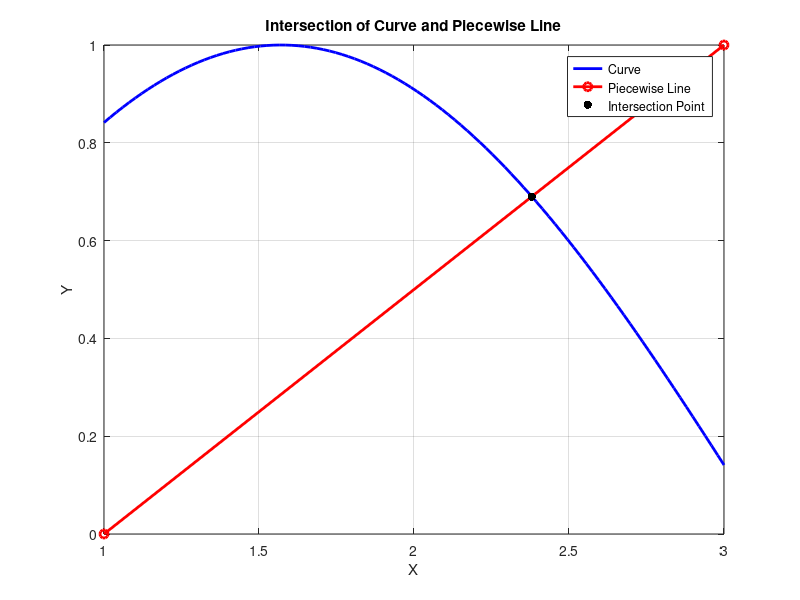

Reproduce this figure in MATLAB.
% % 已知折线段的坐标
% offsetTarget2CurrentLane = [4, 5, 8]; % 折线段在x坐标系上的坐标
% sSequcence = [10, 20, 30]; % 折线段在y坐标系上的坐标
% 
% % 已知三次多项式的系数
% coefficients = [0.001, 0.002, 0.001, 0.002]; % 三次多项式的系数
% 
% % 计算曲线1的坐标
% x = sSequcence;
% y = offsetTarget2CurrentLane;
% % 计算曲线2的坐标
% x2 = sSequcence(1):0.5:sSequcence(end); % 参数化曲线2
% y2 = polyval(coefficients, x2);
% % 计算交点坐标
% points1 = [x', y'];
% points2 = [x2', y2'];
% % 计算交点坐标
% [xi, yi] = polyxpoly(x, y, x2, y2);
% 
% % 绘制图形
% figure;
% plot(x, y, 'b-o', 'LineWidth', 2); % 曲线1
% hold on;
% plot(x2, y2, 'r-', 'LineWidth', 2); % 曲线2
% scatter(xi, yi, 'k', 'filled'); % 交点
% legend('Curve 1', 'Curve 2', 'Intersection');
% xlabel('X');
% ylabel('Y');
% title('Intersection of Two Curves');


% % 输入三次多项式系数
% coefficients = [0.001, 0.002, 0.001, 0.002]; % 三次多项式的系数
% 
% % 输入起点和终点坐标
% s_0 = 0; % 起点坐标
% instrusionIntoTargetLaneS = 5; % 终点坐标
% % 输入初速度和加速度
% v_0 = 10; % 初速度
% accerlMean = 1; % 加速度
% 
% % 计算曲线长度
% syms x;
% curveLength = int(sqrt(1 + diff(poly2sym(coefficients), x)^2), s_0, instrusionIntoTargetLaneS);
% instrusionIntoTargetLaneLength = double(curveLength);
% % 计算行驶时间
% if accerlMean == 0
%     time = instrusionIntoTargetLaneLength / v_0;
% else
%     time = (-v_0 + sqrt(v_0^2 + 2 * accerlMean * instrusionIntoTargetLaneLength)) / accerlMean;
% end
% % 计算各个时刻下的位移
% checkTimeGap = 0.2; % 时间间隔（秒）
% t = 0:checkTimeGap:time;
% xCoords=zeros(1,length(t));
% yCoords=xCoords;
% displacement=zeros(1,length(t));
% for i=1:1:length(t) % 时间数组
% displacement(i) = s_0 + v_0 * t(i) + 0.5 * accerlMean * t(i).^2; % 位移数组
% 
% % 计算xCoords
% syms x;
% f = poly2sym(coefficients, x);
% df = diff(f);
% integrand = sqrt(1 + df^2);
% xCoords(i) = double(vpasolve(int(integrand, s_0, x) == displacement(i), x));
% 
% % 计算yCoords
% yCoords(i)  = polyval(coefficients, xCoords(i));
% end
% 
% % 输出结果
% instrusionIntoTargetLaneLength % 曲线长度
% time % 行驶时间
% xCoords
% yCoords
% % 生成x坐标范围
% x = linspace(s_0, instrusionIntoTargetLaneS, 100);
% 
% % 计算y坐标
% y = polyval(coefficients, x);
% 
% % 绘制曲线
% plot(x, y, 'LineWidth', 2);
% xlabel('X');
% ylabel('Y');
% title('Three-Degree Polynomial Curve');


% % 输入已知量
% s_0 = 0;
% coefficients = [0.00, 0.00, 0.00, 0.002]; % 三次多项式的系数
% % xCoords = [x1, x2, x3, x4]; % x坐标数组
% % yCoords = [y1, y2, y3, y4]; % y坐标数组
% accerlMean = 2; % 匀加速度
% v_0 = 0; % 初速度
% tend = 5; % 行驶时间
% 
% % 从 coefficients 数组中获取多项式系数
% a3 = coefficients(1);
% a2 = coefficients(2);
% a1 = coefficients(3);
% a0 = coefficients(4);
% 
% % 计算多项式的导数
% p1 = [3*a3, 2*a2, a1];  % 一次导数
% p2 = [2*p1(1), p1(2)];  % 二次导数
% 
% % 定义车辆行驶过程中的时间数组
% t = linspace(0, tend, 100);
% 
% % 计算车辆行驶过程中的位置和速度
% x = s_0 + v_0*t + 0.5*accerlMean*t.^2;  % 位置
% v = v_0 + accerlMean*t;  % 速度
% 
% % 计算车辆行驶过程中的曲率半径
% r = abs((1 + (p1(1)*x.^2 + p1(2)*x+p1(3)).^2).^1.5) ./ abs(p2(1)*x + p2(2));
% 
% % 计算车辆行驶过程中的横向加速度
% a_lat = v.^2 ./ r;
% 
% % 获取最大横向加速度并输出
% max_a_lat = max(a_lat);
% disp(['车辆行驶过程中的最大横向加速度为：', num2str(max_a_lat), ' m/s^2']);
% % 绘制4次多项式曲线
% figure;
% subplot(4, 1, 1);
% plot(t, a_lat);
% xlabel('时间 (s)');
% ylabel('横向加速度 (m/s^2)');
% title('车辆行驶过程中的横向加速度');
% 
% subplot(4, 1, 2);
% plot(t, r);
% xlabel('时间 (s)');
% ylabel('曲率 (1/m)');
% title('车辆行驶过程中的曲率');
% 
% subplot(4, 1, 3);
% plot(t, v);
% xlabel('时间 (s)');
% ylabel('速度 (m/s)');
% title('车辆行驶过程中的速度');
% 
% y = a3*x.^3 + a2*x.^2 + a1*x + a0;  % y 坐标
% 
% % 绘制车辆行驶的三次多项式曲线
% subplot(4, 1, 4);
% plot(x, y);
% xlabel('x');
% ylabel('y');
% title('车辆行驶的三次多项式曲线');

% 定义曲线方程（示例中为sin函数，你需要根据实际情况修改）
curve = @(x) sin(x);

% 定义分段折线的两个端点
x1 = 1;
y1 = 0;

x2 = 3;
y2 = 1;

% 定义方程
equation = @(x) curve(x) - interp1([x1, x2], [y1, y2], x);

% 寻找交点
intersectionPoint = fzero(equation, [x1, x2]);

% 绘制曲线和分段折线
x_curve = linspace(x1, x2, 100);
y_curve = curve(x_curve);

figure;
plot(x_curve, y_curve, 'b-', 'LineWidth', 2, 'DisplayName', 'Curve');
hold on;
plot([x1, x2], [y1, y2], 'r-o', 'LineWidth', 2, 'DisplayName', 'Piecewise Line');
scatter(intersectionPoint, curve(intersectionPoint), 'k', 'filled', 'DisplayName', 'Intersection Point');
legend();
xlabel('X');
ylabel('Y');
title('Intersection of Curve and Piecewise Line');
grid on;
hold off;

% 显示交点坐标
disp(['Intersection Point: (', num2str(intersectionPoint), ', ', num2str(curve(intersectionPoint)), ')']);
